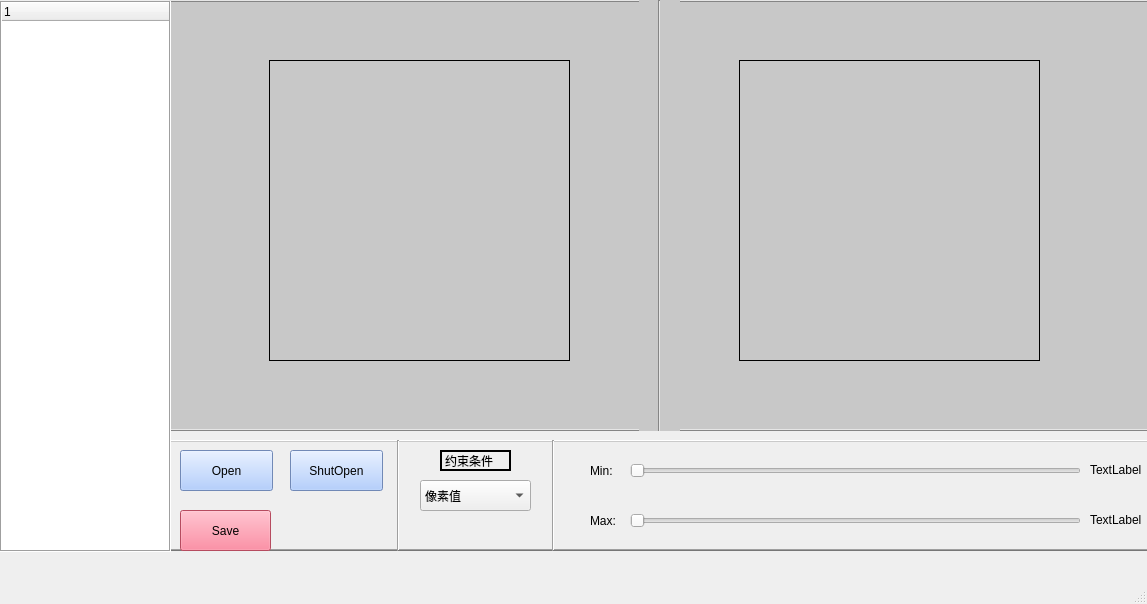
<?xml version="1.0" encoding="UTF-8"?>
<ui version="4.0">
 <class>MainWindow</class>
 <widget class="QMainWindow" name="MainWindow">
  <property name="geometry">
   <rect>
    <x>0</x>
    <y>0</y>
    <width>1147</width>
    <height>604</height>
   </rect>
  </property>
  <property name="windowTitle">
   <string>MainWindow</string>
  </property>
  <widget class="QWidget" name="centralwidget">
   <widget class="QFrame" name="frame">
    <property name="geometry">
     <rect>
      <x>160</x>
      <y>440</y>
      <width>991</width>
      <height>111</height>
     </rect>
    </property>
    <property name="frameShape">
     <enum>QFrame::WinPanel</enum>
    </property>
    <property name="frameShadow">
     <enum>QFrame::Raised</enum>
    </property>
    <widget class="QPushButton" name="BTN_Open">
     <property name="geometry">
      <rect>
       <x>20</x>
       <y>10</y>
       <width>93</width>
       <height>41</height>
      </rect>
     </property>
     <property name="styleSheet">
      <string notr="true">background-color:rgb(158, 192, 255)</string>
     </property>
     <property name="text">
      <string>Open</string>
     </property>
    </widget>
    <widget class="QPushButton" name="BTN_Save">
     <property name="geometry">
      <rect>
       <x>20</x>
       <y>70</y>
       <width>91</width>
       <height>41</height>
      </rect>
     </property>
     <property name="styleSheet">
      <string notr="true">background-color:rgb(255, 105, 133)</string>
     </property>
     <property name="text">
      <string>Save</string>
     </property>
    </widget>
    <widget class="Line" name="line">
     <property name="geometry">
      <rect>
       <x>383</x>
       <y>0</y>
       <width>20</width>
       <height>111</height>
      </rect>
     </property>
     <property name="orientation">
      <enum>Qt::Vertical</enum>
     </property>
    </widget>
    <widget class="QSlider" name="Slider_Min">
     <property name="geometry">
      <rect>
       <x>470</x>
       <y>20</y>
       <width>451</width>
       <height>22</height>
      </rect>
     </property>
     <property name="orientation">
      <enum>Qt::Horizontal</enum>
     </property>
    </widget>
    <widget class="QSlider" name="Slider_Max">
     <property name="geometry">
      <rect>
       <x>470</x>
       <y>70</y>
       <width>451</width>
       <height>22</height>
      </rect>
     </property>
     <property name="orientation">
      <enum>Qt::Horizontal</enum>
     </property>
    </widget>
    <widget class="QLabel" name="label">
     <property name="geometry">
      <rect>
       <x>430</x>
       <y>60</y>
       <width>31</width>
       <height>41</height>
      </rect>
     </property>
     <property name="text">
      <string>Max:</string>
     </property>
    </widget>
    <widget class="QLabel" name="label_2">
     <property name="geometry">
      <rect>
       <x>430</x>
       <y>10</y>
       <width>31</width>
       <height>41</height>
      </rect>
     </property>
     <property name="text">
      <string>Min:</string>
     </property>
    </widget>
    <widget class="QLabel" name="lbl_Min">
     <property name="geometry">
      <rect>
       <x>930</x>
       <y>20</y>
       <width>51</width>
       <height>20</height>
      </rect>
     </property>
     <property name="text">
      <string>TextLabel</string>
     </property>
    </widget>
    <widget class="QLabel" name="lbl_Max">
     <property name="geometry">
      <rect>
       <x>930</x>
       <y>70</y>
       <width>51</width>
       <height>20</height>
      </rect>
     </property>
     <property name="text">
      <string>TextLabel</string>
     </property>
    </widget>
    <widget class="Line" name="line_3">
     <property name="geometry">
      <rect>
       <x>230</x>
       <y>0</y>
       <width>16</width>
       <height>111</height>
      </rect>
     </property>
     <property name="orientation">
      <enum>Qt::Vertical</enum>
     </property>
    </widget>
    <widget class="QLabel" name="label_7">
     <property name="geometry">
      <rect>
       <x>280</x>
       <y>10</y>
       <width>71</width>
       <height>21</height>
      </rect>
     </property>
     <property name="frameShape">
      <enum>QFrame::WinPanel</enum>
     </property>
     <property name="text">
      <string>约束条件</string>
     </property>
    </widget>
    <widget class="QComboBox" name="ComboBox">
     <property name="geometry">
      <rect>
       <x>260</x>
       <y>40</y>
       <width>111</width>
       <height>31</height>
      </rect>
     </property>
     <item>
      <property name="text">
       <string>像素值</string>
      </property>
     </item>
     <item>
      <property name="text">
       <string>梯度</string>
      </property>
     </item>
    </widget>
    <widget class="QPushButton" name="BTN_ShutOpen">
     <property name="geometry">
      <rect>
       <x>130</x>
       <y>10</y>
       <width>93</width>
       <height>41</height>
      </rect>
     </property>
     <property name="styleSheet">
      <string notr="true">background-color:rgb(158, 192, 255)</string>
     </property>
     <property name="text">
      <string>ShutOpen</string>
     </property>
    </widget>
   </widget>
   <widget class="QFrame" name="frame_2">
    <property name="geometry">
     <rect>
      <x>169</x>
      <y>0</y>
      <width>981</width>
      <height>431</height>
     </rect>
    </property>
    <property name="styleSheet">
     <string notr="true">background-color:rgb(200, 200, 200)</string>
    </property>
    <property name="frameShape">
     <enum>QFrame::Box</enum>
    </property>
    <property name="frameShadow">
     <enum>QFrame::Raised</enum>
    </property>
    <widget class="Line" name="line_2">
     <property name="geometry">
      <rect>
       <x>470</x>
       <y>0</y>
       <width>41</width>
       <height>641</height>
      </rect>
     </property>
     <property name="orientation">
      <enum>Qt::Vertical</enum>
     </property>
    </widget>
    <widget class="QLabel" name="lbl_ProcessedImage">
     <property name="enabled">
      <bool>true</bool>
     </property>
     <property name="geometry">
      <rect>
       <x>570</x>
       <y>60</y>
       <width>301</width>
       <height>301</height>
      </rect>
     </property>
     <property name="frameShape">
      <enum>QFrame::Box</enum>
     </property>
     <property name="frameShadow">
      <enum>QFrame::Plain</enum>
     </property>
     <property name="text">
      <string/>
     </property>
     <property name="margin">
      <number>0</number>
     </property>
    </widget>
    <widget class="QLabel" name="lbl_RawImage">
     <property name="enabled">
      <bool>true</bool>
     </property>
     <property name="geometry">
      <rect>
       <x>100</x>
       <y>60</y>
       <width>301</width>
       <height>301</height>
      </rect>
     </property>
     <property name="frameShape">
      <enum>QFrame::Box</enum>
     </property>
     <property name="frameShadow">
      <enum>QFrame::Plain</enum>
     </property>
     <property name="text">
      <string/>
     </property>
     <property name="margin">
      <number>0</number>
     </property>
    </widget>
   </widget>
   <widget class="QTreeWidget" name="treeWidget">
    <property name="geometry">
     <rect>
      <x>0</x>
      <y>1</y>
      <width>171</width>
      <height>551</height>
     </rect>
    </property>
    <property name="frameShape">
     <enum>QFrame::Box</enum>
    </property>
    <column>
     <property name="text">
      <string notr="true">1</string>
     </property>
    </column>
   </widget>
  </widget>
  <widget class="QMenuBar" name="menubar">
   <property name="geometry">
    <rect>
     <x>0</x>
     <y>0</y>
     <width>1147</width>
     <height>26</height>
    </rect>
   </property>
  </widget>
  <widget class="QStatusBar" name="statusbar"/>
 </widget>
 <resources/>
 <connections/>
</ui>
